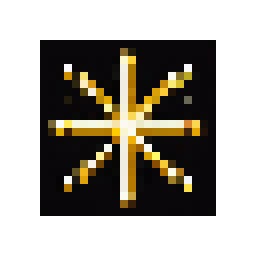
#> input picture assets/effects/hud_galaxy.png, 32 x 32 px (shown 8 times larger)
$ python process_hud_icons_slice3.py
#> lines starting #> are read from the running program, lines starting #| are printed output that depends on the picture
#> (the call stopped at in generate, `res = subprocess.run(cmd, cwd=ROOT)`: subprocess is not available in this run)
#> in main, img is the input picture: PIL image 32x32 RGBA; mean R, G, B, A 29.2, 24.7, 15.6, 120.5
#!/usr/bin/env python3
"""ComfyUI generate + chroma-key post-process for HUD icon group (4) slice 3.

Generation is ComfyUI-only. Pillow only knocks out the generated backdrop,
crops the symbol, and nearest-neighbor fits it into a 32x32 RGBA canvas.
"""
from __future__ import annotations

import hashlib
import json
import os
import subprocess
import sys
import time

from PIL import Image

ROOT = os.path.dirname(os.path.dirname(os.path.abspath(__file__)))
MANIFEST_PATH = os.path.join(ROOT, "docs", "assets", "MANIFEST.json")
CANVAS = 32
TARGET = 22  # ~70% of 32x32, padding around a solid HUD symbol
DARK = 40
LIGHT_MIN = 180
SIM = 28

ICONS = [
    {
        "path": "assets/effects/hud_galaxy.png",
        "seed": 20260905307,
        "prompt": (
            "pixel art, 16-bit, tiny solid gold eight-pointed star HUD icon, "
            "simple sparkling galaxy star, single solid-color galaxy-name "
            "symbol centered with padding, isolated game HUD sprite, black "
            "background, no text, no numbers, no letters, no scene, no frame, "
            "no glow bloom"
        ),
        "qa_name": "gold eight-pointed-star galaxy HUD icon",
    },
    {
        "path": "assets/effects/hud_return.png",
        "seed": 20260905308,
        "prompt": (
            "pixel art, 16-bit, tiny solid cyan downward chevron HUD icon, "
            "simple front-view Earth-return arrow pointing down, single "
            "solid-color return-progress symbol centered with padding, "
            "isolated game HUD sprite, black background, no text, no numbers, "
            "no letters, no scene, no frame, no glow bloom"
        ),
        "qa_name": "cyan downward-chevron return HUD icon",
    },
    {
        "path": "assets/effects/hud_earth.png",
        "seed": 20260905309,
        "prompt": (
            "pixel art, 16-bit, tiny solid cyan Earth globe HUD icon, simple "
            "front-view planet Earth with continents, single solid-color "
            "earth-distance symbol centered with padding, isolated game HUD "
            "sprite, black background, no text, no numbers, no letters, no "
            "scene, no frame, no glow bloom"
        ),
        "qa_name": "cyan Earth-globe earth HUD icon",
    },
]


def generate(spec: dict) -> None:
    cmd = [
        sys.executable,
        "tools/comfyui_asset_pipeline.py",
        "--asset-path",
        spec["path"],
        "--prompt",
        spec["prompt"],
        "--width",
        "512",
        "--height",
        "512",
        "--seed",
        str(spec["seed"]),
        "--qa",
        f"INBOX group (4) HUD regen: 32x32 transparent {spec['qa_name']}",
    ]
    print("Generating", spec["path"], "seed", spec["seed"], flush=True)
    res = subprocess.run(cmd, cwd=ROOT)
    if res.returncode != 0:
        raise SystemExit(res.returncode)


def _similar(a, b, tol: int) -> bool:
    return abs(a[0] - b[0]) <= tol and abs(a[1] - b[1]) <= tol and abs(a[2] - b[2]) <= tol


def flood_transparent(img: Image.Image) -> Image.Image:
    img = img.convert("RGBA")
    w, h = img.size
#> w = 32; h = 32
    px = img.load()
    corners = [px[0, 0], px[w - 1, 0], px[0, h - 1], px[w - 1, h - 1]]
#> corners = [(0, 0, 0, 0), (0, 0, 0, 0), (0, 0, 0, 0), (0, 0, 0, 0)]
    avg = tuple(sum(c[i] for c in corners) // 4 for i in range(3))
#> avg = (0, 0, 0)
    dark_mode = avg[0] < DARK and avg[1] < DARK and avg[2] < DARK
#> dark_mode = True
    light_mode = avg[0] >= LIGHT_MIN and avg[1] >= LIGHT_MIN and avg[2] >= LIGHT_MIN
#> light_mode = False
    seen = [[False] * h for _ in range(w)]
    stack = []
    for x in range(w):
        stack.append((x, 0))
        stack.append((x, h - 1))
    for y in range(h):
        stack.append((0, y))
        stack.append((w - 1, y))
    while stack:
        x, y = stack.pop()
        if x < 0 or y < 0 or x >= w or y >= h or seen[x][y]:
            continue
        seen[x][y] = True
        r, g, b, a = px[x, y]
        if dark_mode:
            if r >= DARK or g >= DARK or b >= DARK:
                continue
        elif light_mode:
            if not _similar((r, g, b), avg, SIM):
                continue
        else:
            if not _similar((r, g, b), avg, SIM):
                continue
        px[x, y] = (0, 0, 0, 0)
        stack.extend(((x + 1, y), (x - 1, y), (x, y + 1), (x, y - 1)))
#> after the loop, seen = 32 items; stack = []
    return img


def fit_canvas(img: Image.Image, path: str) -> Image.Image:
#> called with path = 'assets/effects/hud_galaxy.png'
    bbox = img.getbbox()
#> bbox = (6, 6, 25, 26)
    if not bbox:
        raise SystemExit(f"{path} became fully transparent")
    cropped = img.crop(bbox)
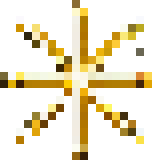
#> cropped: PIL image 19x20 RGBA (shown 8 times larger); mean R, G, B, A 69.9, 59.8, 33.1, 88.6; transparent parts drawn white
    w, h = cropped.size
#> w = 19; h = 20
    ratio = min(TARGET / w, TARGET / h)
#> ratio = 1.1
    new_w = max(1, int(w * ratio))
#> new_w = 20
    new_h = max(1, int(h * ratio))
#> new_h = 22
    resized = cropped.resize((new_w, new_h), Image.Resampling.NEAREST)
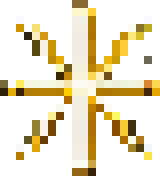
#> resized: PIL image 20x22 RGBA (shown 8 times larger); mean R, G, B, A 78.4, 68.3, 41.5, 97.9; transparent parts drawn white
    final = Image.new("RGBA", (CANVAS, CANVAS), (0, 0, 0, 0))
#> final: PIL image 32x32 RGBA; every value is 0
    final.paste(resized, ((CANVAS - new_w) // 2, (CANVAS - new_h) // 2))
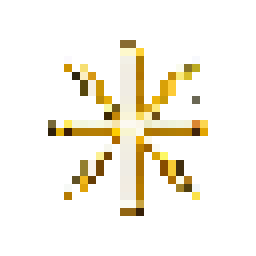
#> final: PIL image 32x32 RGBA (shown 8 times larger); mean R, G, B, A 33.7, 29.3, 17.8, 42.1; transparent parts drawn white
    return final


def update_manifest(path: str, seed: int, qa_name: str, opaque: int, body: tuple[int, int]) -> str:
    full = os.path.join(ROOT, path)
    with open(full, "rb") as fh:
        sha = hashlib.sha256(fh.read()).hexdigest()
    with Image.open(full) as im:
        width, height = im.size
        mode = im.mode
    with open(MANIFEST_PATH, "r", encoding="utf-8") as fh:
        entries = json.load(fh)
    found = False
    for entry in entries:
        if entry.get("path") == path:
            entry["sha256"] = sha
            entry["width"] = width
            entry["height"] = height
            entry["qa"] = (
                f"INBOX group (4) slice 3: {width}x{height} {mode} transparent {qa_name}, "
                f"seed {seed}, body {body[0]}x{body[1]} centered with padding, "
                f"opaque={opaque}/{CANVAS * CANVAS}, corners transparent, no full bleed"
            )
            found = True
            break
    if not found:
        raise SystemExit(f"manifest missing {path} after pipeline")
    with open(MANIFEST_PATH, "w", encoding="utf-8") as fh:
        json.dump(entries, fh, indent=2, ensure_ascii=False)
        fh.write("\n")
    return sha


def body_size(img: Image.Image) -> tuple[int, int]:
    bbox = img.getbbox()
    if not bbox:
        return (0, 0)
    return (bbox[2] - bbox[0], bbox[3] - bbox[1])


def main() -> int:
    for spec in ICONS:
        generate(spec)
        full = os.path.join(ROOT, spec["path"])
        img = Image.open(full)
        processed = fit_canvas(flood_transparent(img), spec["path"])
        processed.save(full)
        opaque = sum(1 for p in processed.getdata() if p[3] > 0)
#> opaque = 169
        body = body_size(processed)
#> in body_size, `bbox = img.getbbox()`: bbox = (6, 5, 26, 27)
#> body = (20, 22)
        corners = [
            processed.getpixel((0, 0))[3],
            processed.getpixel((CANVAS - 1, 0))[3],
            processed.getpixel((0, CANVAS - 1))[3],
            processed.getpixel((CANVAS - 1, CANVAS - 1))[3],
        ]
#> corners = [0, 0, 0, 0]
        print(
            f"Saved {spec['path']} mode={processed.mode} opaque={opaque}/{CANVAS * CANVAS} "
            f"body={body} corner_alpha={corners}",
            flush=True,
        )
#| Saved assets/effects/hud_galaxy.png mode=RGBA opaque=169/1024 body=(20, 22) corner_alpha=[0, 0, 0, 0]
        if any(a != 0 for a in corners):
            raise SystemExit(f"{spec['path']} corners not transparent: {corners}")
        if opaque == 0 or opaque == CANVAS * CANVAS:
            raise SystemExit(f"{spec['path']} full-bleed or empty: opaque={opaque}")
        sha = update_manifest(spec["path"], spec["seed"], spec["qa_name"], opaque, body)
        print(f"manifest sha256={sha}", flush=True)
    print("downloaded_at", time.strftime("%Y-%m-%dT%H:%M:%SZ", time.gmtime()))
    return 0


if __name__ == "__main__":
#> (the run stopped early here; a loop or call above may not have finished)
